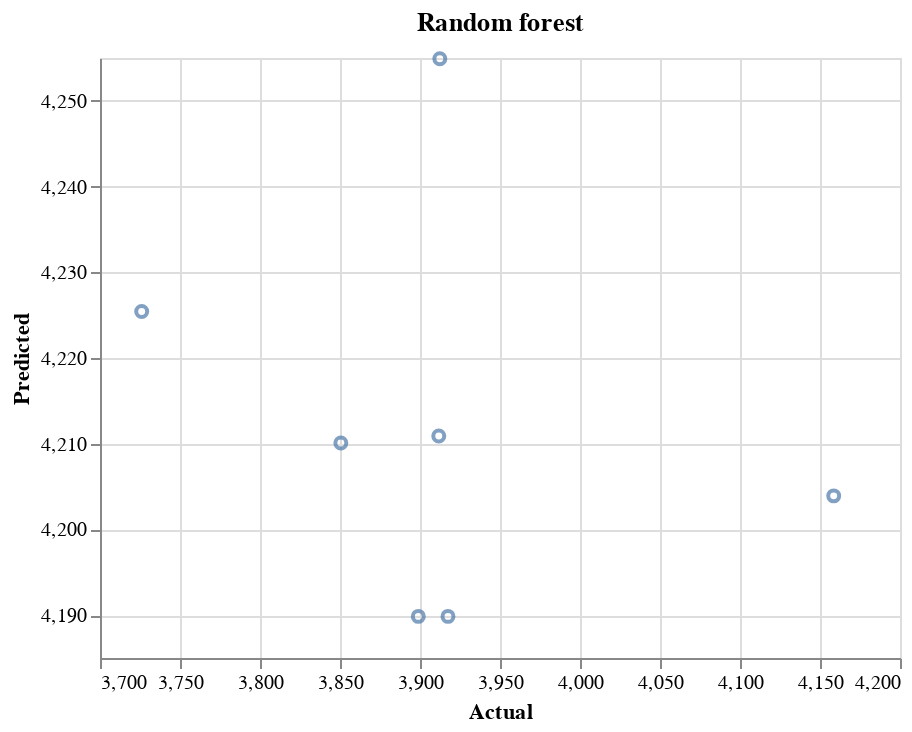

This figure's notebook cell:
### Code cell
alt.Chart(pd.DataFrame({'Actual': Y_test, 'Random forest': RF.predict(X_test)})).mark_point().encode(
    alt.X('Actual', scale=alt.Scale(zero=False), title='Actual'),
    alt.Y('Random forest', scale=alt.Scale(zero=False), title='Predicted')
).properties(title = 'Random forest')

### Figure 1 — Vega-Lite specification as saved in the notebook (floating-point values rounded to 4 significant figures)
{"config": {"view": {"continuousWidth": 400, "continuousHeight": 300}}, "data": {"name": "data-2a92956e0f0324e51f180e0d7f159855"}, "mark": "point", "encoding": {"x": {"field": "Actual", "scale": {"zero": false}, "title": "Actual", "type": "quantitative"}, "y": {"field": "Random forest", "scale": {"zero": false}, "title": "Predicted", "type": "quantitative"}}, "title": "Random forest", "$schema": "https://vega.github.io/schema/vega-lite/v4.17.0.json", "datasets": {"data-2a92956e0f0324e51f180e0d7f159855": [{"Actual": 3899.0, "Random forest": 4190.0}, {"Actual": 3912.0, "Random forest": 4211.0}, {"Actual": 4159.0, "Random forest": 4204.0}, {"Actual": 3851.0, "Random forest": 4210.0}, {"Actual": 3726.0, "Random forest": 4225.0}, {"Actual": 3917.0, "Random forest": 4190.0}, {"Actual": 3912.0, "Random forest": 4255.0}]}}
